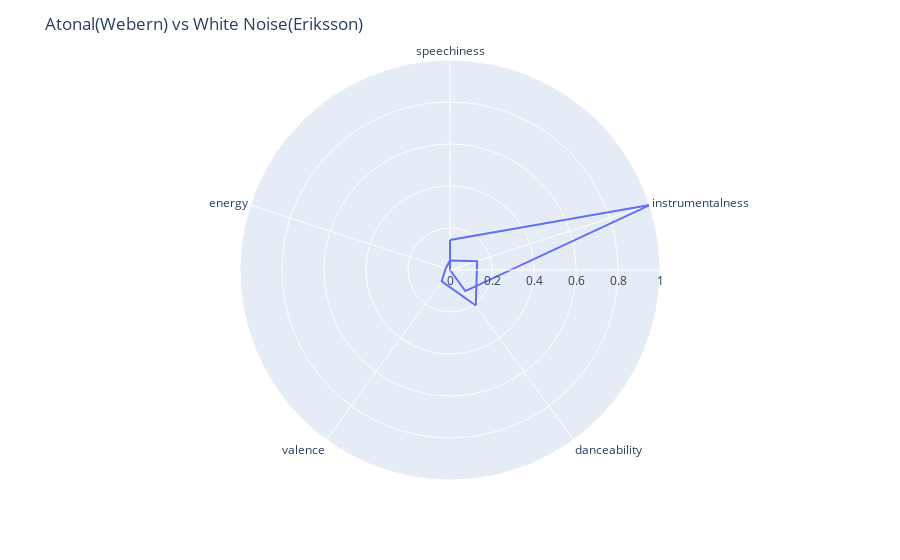

The cell this chart's notebook holds for it:
### Code cell
fig = make_radar("Erik Eriksson")
fig.update_layout(title='Atonal(Webern) vs White Noise(Eriksson)')
fig2 = make_radar("Anton Webern")
fig.add_trace(fig2.data[0])
fig.show()

### Figure 1 — Plotly figure (JSON) as saved in the notebook; plotly's stock layout.template omitted (floating-point values rounded to 4 significant figures)
{"data": [{"hovertemplate": "<b>%{hovertext}</b><br><br>r=%{r}<br>theta=%{theta}<extra></extra>", "hovertext": ["Erik Eriksson", "Erik Eriksson", "Erik Eriksson", "Erik Eriksson", "Erik Eriksson", "Erik Eriksson"], "legendgroup": "", "line": {"color": "#636efa", "dash": "solid"}, "mode": "lines", "name": "", "r": [0.143, 1, 0.124, 1e-05, 6.63e-05, 0.143], "showlegend": false, "subplot": "polar", "theta": ["speechiness", "instrumentalness", "danceability", "valence", "energy", "speechiness"], "type": "scatterpolar"}, {"hovertemplate": "<b>%{hovertext}</b><br><br>r=%{r}<br>theta=%{theta}<extra></extra>", "hovertext": ["Anton Webern", "Anton Webern", "Anton Webern", "Anton Webern", "Anton Webern", "Anton Webern"], "legendgroup": "", "line": {"color": "#636efa", "dash": "solid"}, "mode": "lines", "name": "", "r": [0.04511, 0.1358, 0.2088, 0.06725, 0.02185, 0.04511], "showlegend": false, "subplot": "polar", "theta": ["speechiness", "instrumentalness", "danceability", "valence", "energy", "speechiness"], "type": "scatterpolar"}], "layout": {"legend": {"tracegroupgap": 0}, "margin": {"t": 60}, "polar": {"angularaxis": {"direction": "clockwise", "rotation": 90}, "domain": {"x": [0, 1], "y": [0, 1]}}, "title": {"text": "Atonal(Webern) vs White Noise(Eriksson)"}}}
